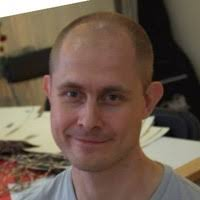
#> input picture Resources/Images/david.jpg, 200 x 200 px
$ python detectFaces.py
#> lines starting #> are read from the running program, lines starting #| are printed output that depends on the picture; after the words box and inside, x2 and y2 are one past the last pixel; in counts of white or black regions, pixels touching at a corner belong together
### util.py
import cv2
import numpy as np


def is_exit_key_pressed(delay=1):
    """
    Waits for 'q' to be pressed. The delay is 1 milliseconds by default but can be set.
    :param delay:
    :return:
    """
    return cv2.waitKey(delay) & 0XFF == ord('q')


# [63 lines left out: functions resize_image, stack_images, _process_single_row, _process_rows, not called in this run]

### detectFaces.py
import cv2
import util


BLUE = 255, 0, 0
face = cv2.imread("Resources/Images/david.jpg")
#> face is the input picture: shape (200, 200, 3); mean B, G, R 77.3, 90.9, 109.4
smiles = cv2.imread("Resources/Images/twoSmiles.jpg")
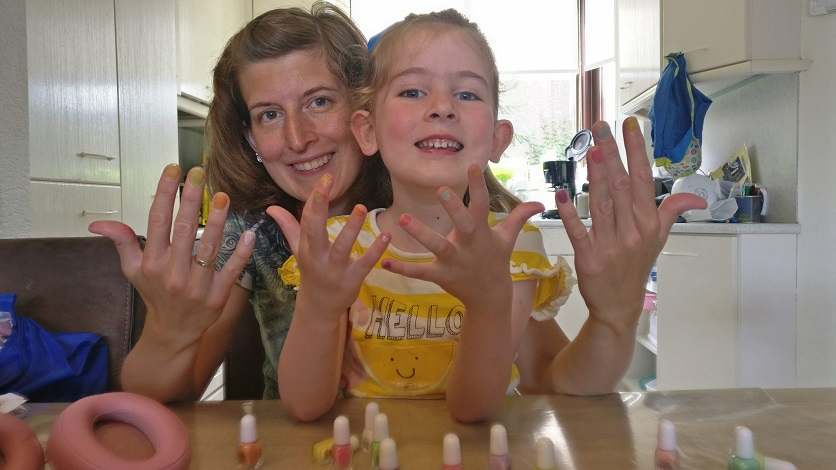
#> input picture Resources/Images/twoSmiles.jpg, 836 x 470 px
#> smiles is the input picture: shape (470, 836, 3); mean B, G, R 108.3, 119.7, 138.5
gray_face = cv2.cvtColor(face, cv2.COLOR_BGR2GRAY)
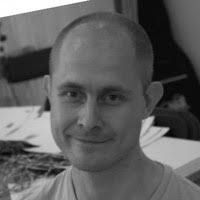
#> gray_face: shape (200, 200); min 1, max 255, mean 94.9
gray_smiles = cv2.cvtColor(smiles, cv2.COLOR_BGR2GRAY)
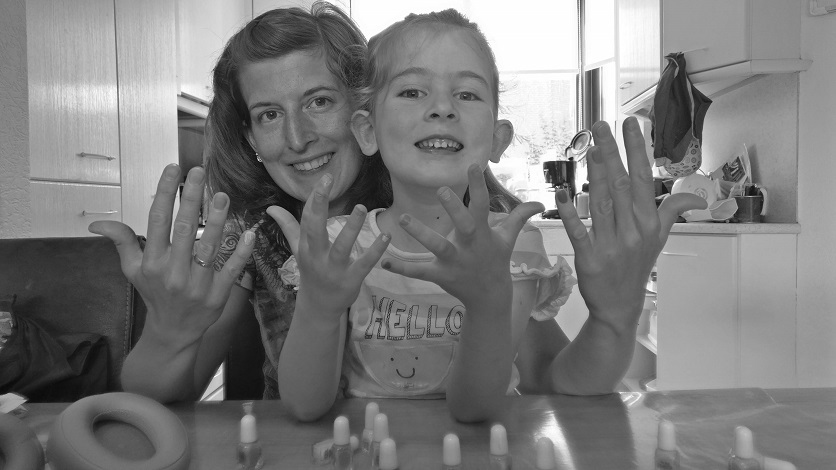
#> gray_smiles: shape (470, 836); min 7, max 255, mean 124

# Quick, not the most accurate out there.
face_cascade = cv2.CascadeClassifier("Resources/Cascades/haarcascade_frontalface_default.xml")
faces = face_cascade.detectMultiScale(gray_face, 1.1, 4)
#> faces = [[36, 54, 114, 114]]
two_faces = face_cascade.detectMultiScale(gray_smiles, 1.2, 4)
#> two_faces = [[229, 57, 134, 134], [364, 35, 149, 149]]

for (x, y, w, h) in faces:
    cv2.rectangle(face, (x, y), (x + w, y + h), BLUE, 2)
#> this loop made 1 pass
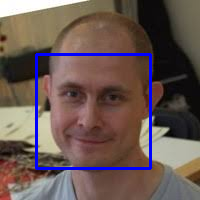
#> face: shape (200, 200, 3); 3.41% of pixels changed, all inside (x1, y1, x2, y2) = (35, 53, 152, 170)

for (x, y, w, h) in two_faces:
    cv2.rectangle(smiles, (x, y), (x + w, y + h), BLUE, 2)
#> this loop made 2 passes
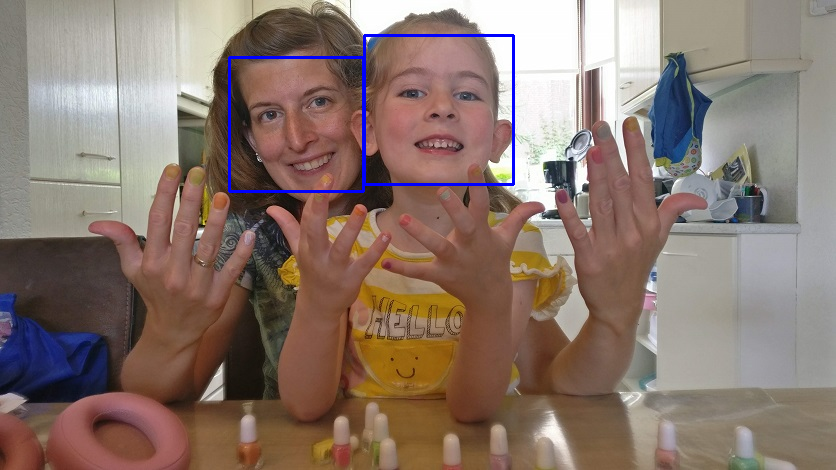
#> smiles: shape (470, 836, 3); 0.8% of pixels changed, all inside (x1, y1, x2, y2) = (228, 34, 515, 193)

while not util.is_exit_key_pressed():
#> (key q is pressed here)
    cv2.imshow("Face", face)
    cv2.imshow("Smiles", smiles)
